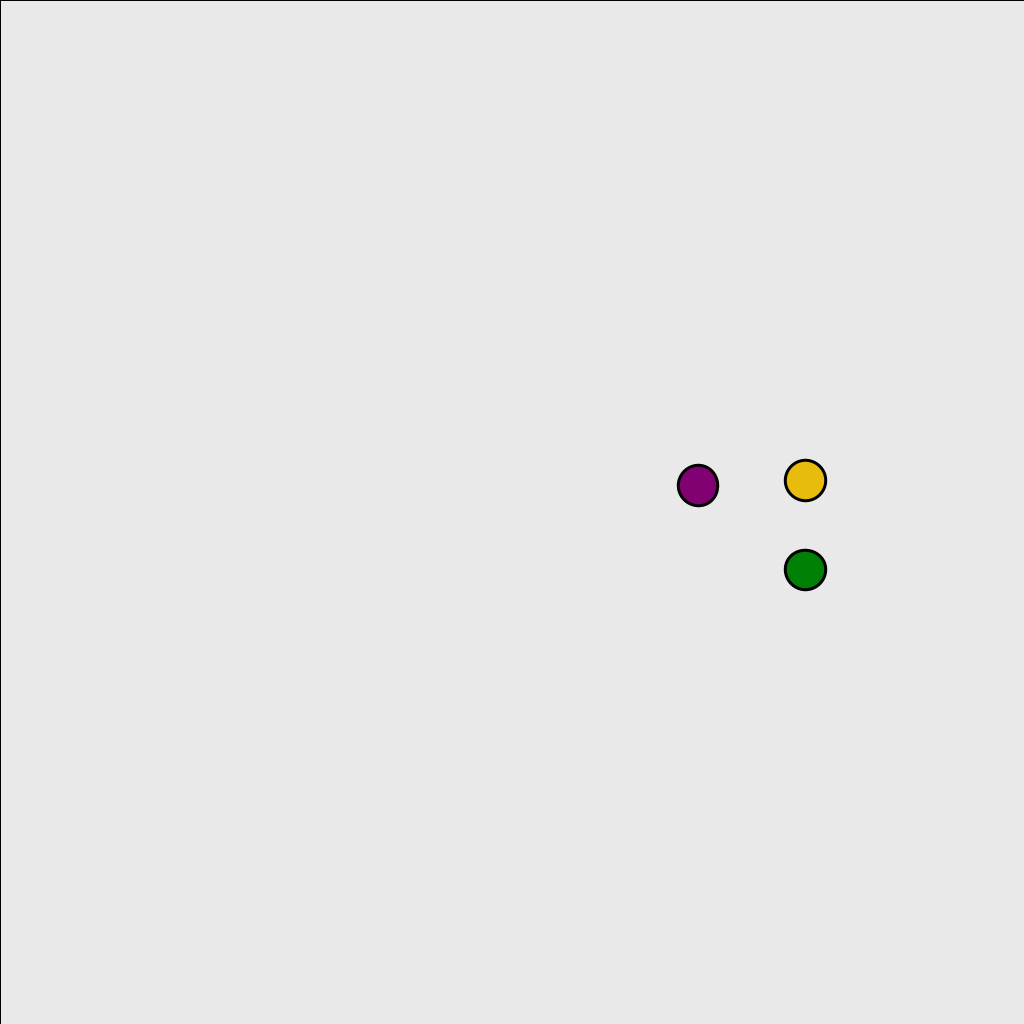
Frame 1 (no input)
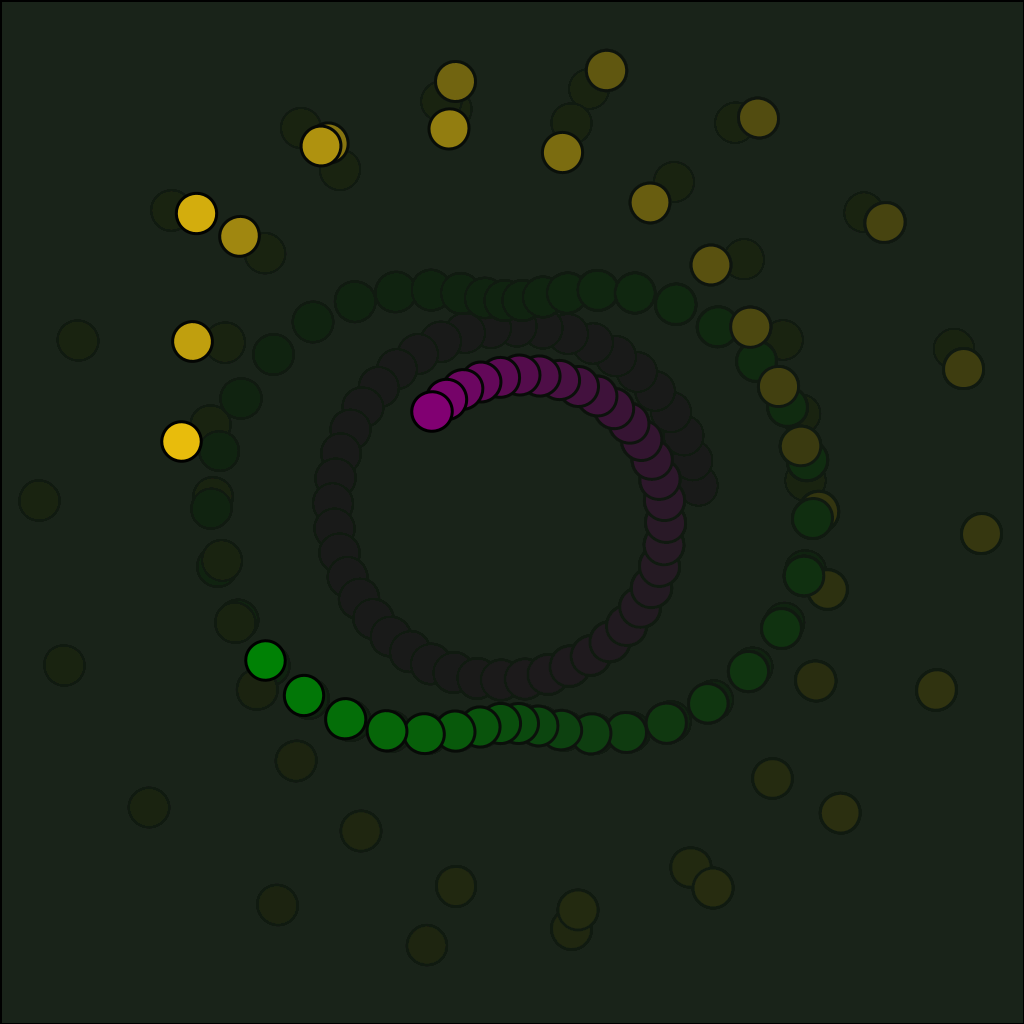
Frame 60 (the mouse pressed at the canvas centre just before this capture)
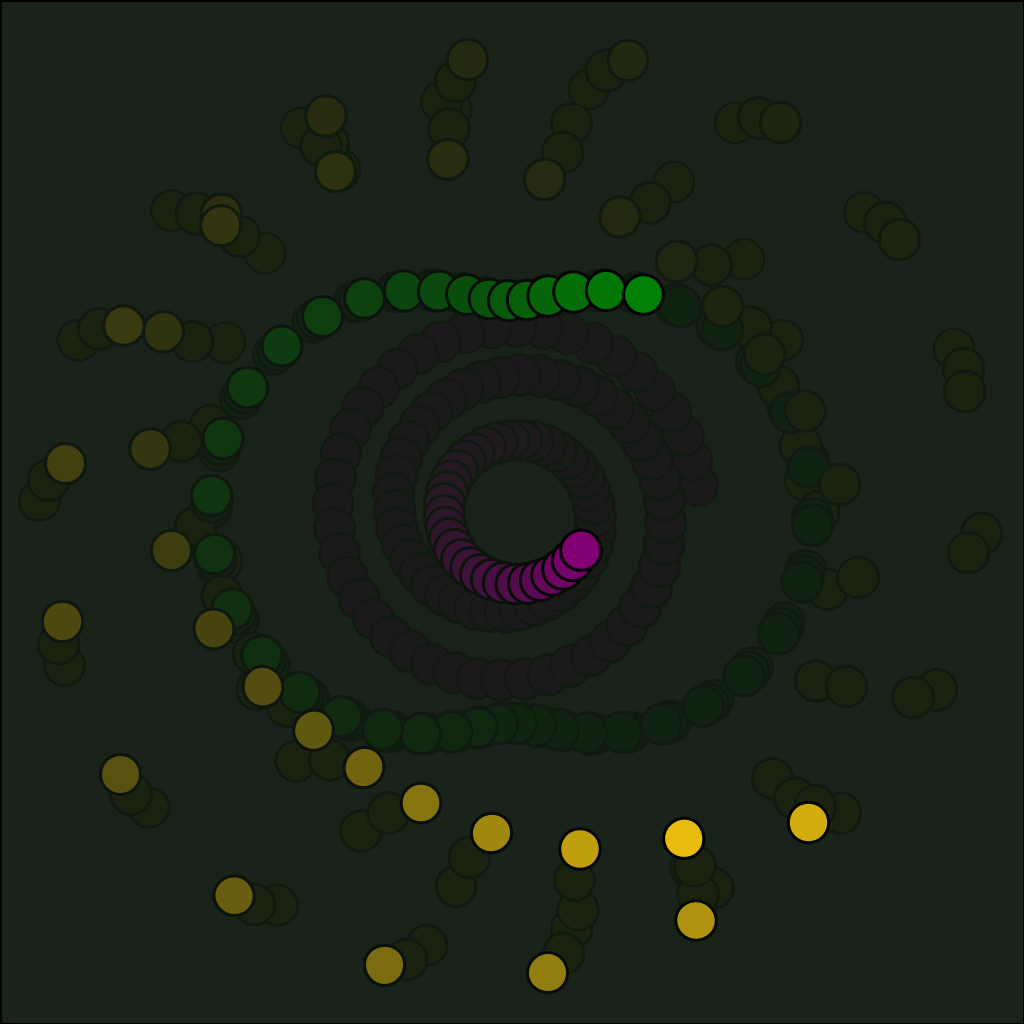
Frame 120 (the mouse held since frame 60 and released just before this capture)

The Processing sketch that drew these frames (run headless with seeded random() and noise(); from frame 60 on, the mouse is pressed at the canvas centre):

// Processing sketch: A2R2_thelayereddrawingpiece
// ── A2R2_thelayereddrawingpiece.pde
int penSize;

PVector marginA, marginB, marginC;

void setup(){
  size(1024, 1024);
  background(255);
  rectMode(CENTER);
  
  penSize = 40;
  
  marginA = new PVector(256, 0);
  marginB = new PVector(128, 0);
  marginC = new PVector(384, 0);
}

void draw(){
  fill(#141F15, 25);
  rect(width/2, height/2, width, height);
  
  float animationSpeed = frameCount*0.15;
  strokeWeight(3);
  
  //PINK CIRCLE
  fill(#810072);
  translate(width*0.50, height*0.50);
  rotate(-animationSpeed);
  circle(marginB.x + cos(frameCount*0.03)*60, marginB.y + sin(frameCount*0.03)*60, penSize);
  resetMatrix();
  
  //GREEN CIRCLE
  fill(#008105);
  translate(width*0.50, height*0.50);
  rotate(animationSpeed);
  circle(marginA.x + cos(frameCount*0.30)*45, marginA.y + sin(frameCount*0.30)*45, penSize);
  resetMatrix();
  
  //ORANGE CIRCLE
  fill(#E8BC0C);
  translate(width*0.50, height*0.50);
  rotate(-animationSpeed);
  circle(marginC.x + cos(frameCount*3)*90, marginC.y + sin(frameCount*3)*90, penSize);
  resetMatrix();
  
  
  
}
